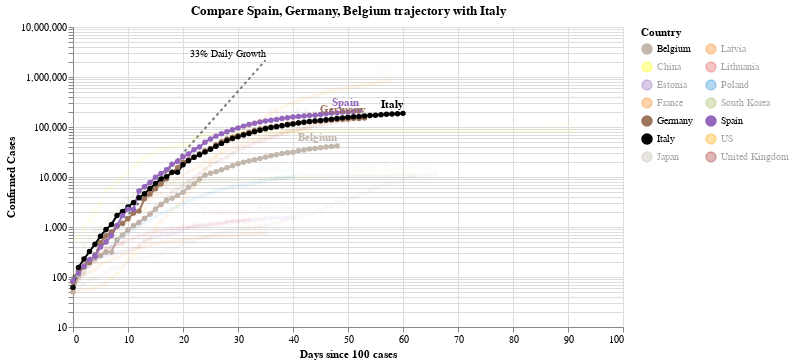

The code cell stored with this chart in its notebook:
### Code cell
#hide_input
chart2 = make_since_chart(['Spain', 'Germany', 'Belgium'])
chart2

### Figure 1 — Vega-Lite specification as saved in the notebook (floating-point values rounded to 4 significant figures; data arrays with more than 128 entries replaced by an {"elided": "..."} marker saying what was removed)
{"config": {"view": {"continuousWidth": 400, "continuousHeight": 300}}, "layer": [{"mark": {"type": "line", "color": "black", "opacity": 0.5, "strokeDash": [3, 3]}, "encoding": {"x": {"type": "quantitative", "field": "Days since 100 cases"}, "y": {"type": "quantitative", "field": "Confirmed Cases"}}}, {"mark": {"type": "text", "align": "right", "dy": -6, "fontSize": 10, "text": "33% Daily Growth"}, "encoding": {"x": {"type": "quantitative", "field": "Days since 100 cases"}, "y": {"type": "quantitative", "field": "Confirmed Cases"}}, "transform": [{"filter": "(datum['Days since 100 cases'] >= 35)"}]}, {"data": {"name": "data-a935cc59f07bf05702d7ea7ddbe411b3"}, "mark": {"type": "line", "point": true}, "encoding": {"color": {"type": "nominal", "field": "Country", "legend": {"columns": 2}, "scale": {"domain": ["Belgium", "China", "Estonia", "France", "Germany", "Italy", "Japan", "Latvia", "Lithuania", "Poland", "South Korea", "Spain", "US", "United Kingdom"], "range": ["#C1B7AD", "yellow", "#9467bd", "#F58518", "#9D755D", "black", "#C1B7AD", "#F58518", "#E45756", "#2495D3", "#A1BA59", "#9467bd", "orange", "brown"]}}, "opacity": {"condition": {"value": 1, "selection": "selector003"}, "value": 0.05}, "tooltip": [{"type": "nominal", "field": "Country"}, {"type": "temporal", "field": "Date"}, {"type": "quantitative", "field": "Confirmed Cases"}, {"type": "quantitative", "field": "Days since 100 cases"}], "x": {"type": "quantitative", "field": "Days since 100 cases"}, "y": {"type": "quantitative", "field": "Confirmed Cases", "scale": {"type": "log"}}}, "selection": {"selector003": {"type": "multi", "fields": ["Country"], "bind": "legend", "init": [{"Country": "Spain"}, {"Country": "Germany"}, {"Country": "Belgium"}, {"Country": "Italy"}]}}, "width": 550}, {"data": {"name": "data-a935cc59f07bf05702d7ea7ddbe411b3"}, "mark": {"type": "text", "align": "right", "dy": -8, "fontWeight": "bold"}, "encoding": {"color": {"type": "nominal", "field": "Country", "legend": {"columns": 2}, "scale": {"domain": ["Belgium", "China", "Estonia", "France", "Germany", "Italy", "Japan", "Latvia", "Lithuania", "Poland", "South Korea", "Spain", "US", "United Kingdom"], "range": ["#C1B7AD", "yellow", "#9467bd", "#F58518", "#9D755D", "black", "#C1B7AD", "#F58518", "#E45756", "#2495D3", "#A1BA59", "#9467bd", "orange", "brown"]}}, "opacity": {"condition": {"value": 1, "selection": "selector003"}, "value": 0.05}, "text": {"type": "nominal", "field": "Country"}, "tooltip": [{"type": "nominal", "field": "Country"}, {"type": "temporal", "field": "Date"}, {"type": "quantitative", "field": "Confirmed Cases"}, {"type": "quantitative", "field": "Days since 100 cases"}], "x": {"type": "quantitative", "field": "Days since 100 cases"}, "y": {"type": "quantitative", "field": "Confirmed Cases", "scale": {"type": "log"}}}, "transform": [{"filter": "(datum['Date'] >= 1587513600000)"}], "width": 550}], "data": {"name": "data-c1a3bbf4dd040f2e7e8e7a69520e3c2a"}, "title": "Compare Spain, Germany, Belgium trajectory with Italy", "$schema": "https://vega.github.io/schema/vega-lite/v4.0.2.json", "datasets": {"data-c1a3bbf4dd040f2e7e8e7a69520e3c2a": [{"Days since 100 cases": 0, "Confirmed Cases": 100.0}, {"Days since 100 cases": 1, "Confirmed Cases": 133.0}, {"Days since 100 cases": 2, "Confirmed Cases": 176.9}, {"Days since 100 cases": 3, "Confirmed Cases": 235.3}, {"Days since 100 cases": 4, "Confirmed Cases": 312.9}, {"Days since 100 cases": 5, "Confirmed Cases": 416.2}, {"Days since 100 cases": 6, "Confirmed Cases": 553.5}, {"Days since 100 cases": 7, "Confirmed Cases": 736.1}, {"Days since 100 cases": 8, "Confirmed Cases": 979.1}, {"Days since 100 cases": 9, "Confirmed Cases": 1302.0}, {"Days since 100 cases": 10, "Confirmed Cases": 1732.0}, {"Days since 100 cases": 11, "Confirmed Cases": 2303.0}, {"Days since 100 cases": 12, "Confirmed Cases": 3064.0}, {"Days since 100 cases": 13, "Confirmed Cases": 4074.0}, {"Days since 100 cases": 14, "Confirmed Cases": 5419.0}, {"Days since 100 cases": 15, "Confirmed Cases": 7207.0}, {"Days since 100 cases": 16, "Confirmed Cases": 9586.0}, {"Days since 100 cases": 17, "Confirmed Cases": 12750.0}, {"Days since 100 cases": 18, "Confirmed Cases": 16960.0}, {"Days since 100 cases": 19, "Confirmed Cases": 22550.0}, {"Days since 100 cases": 20, "Confirmed Cases": 29990.0}, {"Days since 100 cases": 21, "Confirmed Cases": 39890.0}, {"Days since 100 cases": 22, "Confirmed Cases": 53060.0}, {"Days since 100 cases": 23, "Confirmed Cases": 70560.0}, {"Days since 100 cases": 24, "Confirmed Cases": 93850.0}, {"Days since 100 cases": 25, "Confirmed Cases": 124800.0}, {"Days since 100 cases": 26, "Confirmed Cases": 166000.0}, {"Days since 100 cases": 27, "Confirmed Cases": 220800.0}, {"Days since 100 cases": 28, "Confirmed Cases": 293700.0}, {"Days since 100 cases": 29, "Confirmed Cases": 390600.0}, {"Days since 100 cases": 30, "Confirmed Cases": 519500.0}, {"Days since 100 cases": 31, "Confirmed Cases": 690900.0}, {"Days since 100 cases": 32, "Confirmed Cases": 918900.0}, {"Days since 100 cases": 33, "Confirmed Cases": 1222000.0}, {"Days since 100 cases": 34, "Confirmed Cases": 1625000.0}, {"Days since 100 cases": 35, "Confirmed Cases": 2162000.0}], "data-a935cc59f07bf05702d7ea7ddbe411b3": {"elided": "755 records"}}}
